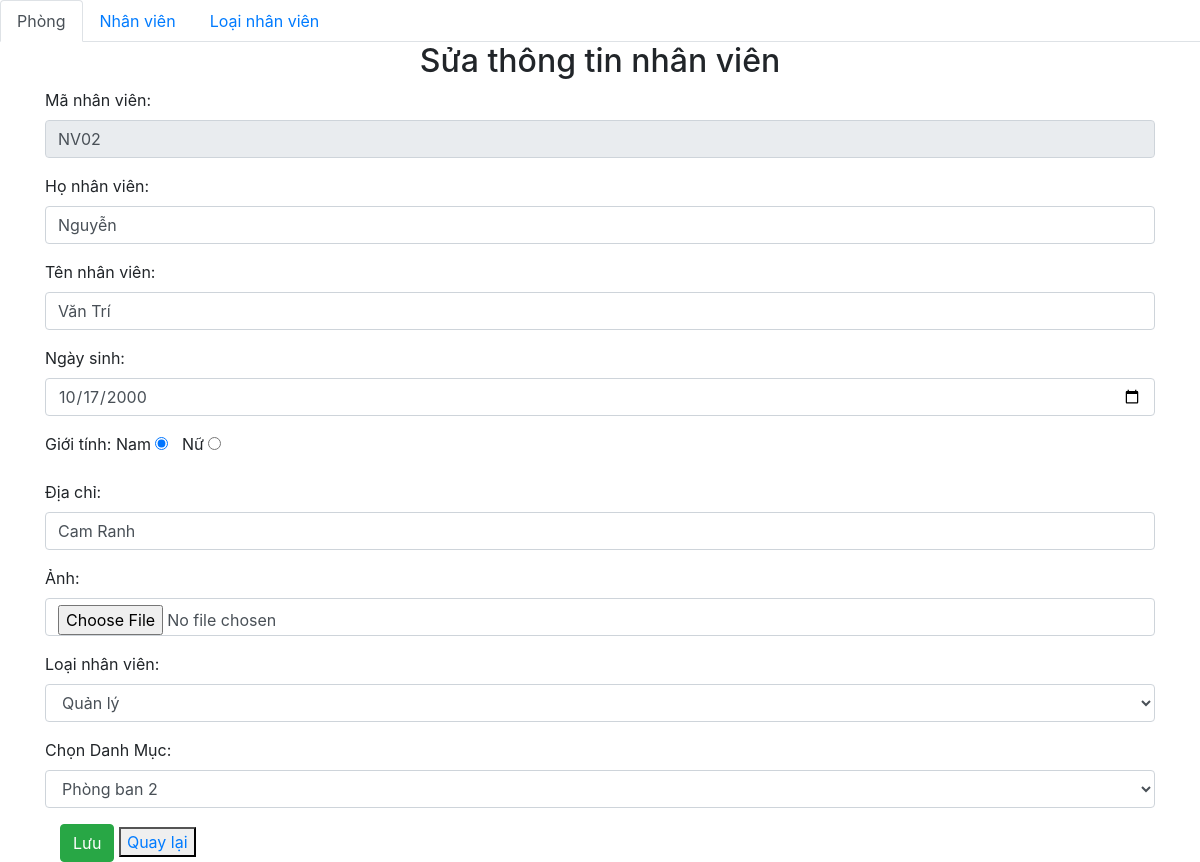
The page /nhanvien/edit.php?manv=NV02 on the database its author committed.
### tables this page shows
create table nhanvien (
	manv varchar(10) not null primary key,
    honv varchar(50) not null,
	tennv varchar(50) not null,	
	ngaysinh date not null,
    gioitinh tinyint not null,
	diachi varchar(50) not null,
	anh varchar(250) not null,
	maloai varchar(20) not null,
    maphong varchar(20) not null,
	constraint nv_lnv_fk foreign key (maloai) references loainv (maloai),
    constraint nv_mp_fk foreign key (maphong) references phongban (maphong)
	ON UPDATE CASCADE
	ON DELETE CASCADE
);

### db/connect.php (called while the page is built, shortened)
<?php
function executeResult($sql) {
	$con = mysqli_connect(DB_HOST, DB_USER, DB_PASSWORD, DB_NAME);
	$result = mysqli_query($con, $sql);
	$data   = [];
	if ($result != null){
		while ($row = mysqli_fetch_array($result, 1)) {
			$data[] = $row;
		}
	}
	return $data;
}

### nhanvien/edit.php (the view, shortened to what this page needs)
<?php
require_once('../db/connect.php');
?>
<!DOCTYPE html>
<html>
<head>
    <link rel="stylesheet" href="https://maxcdn.bootstrapcdn.com/bootstrap/4.4.1/css/bootstrap.min.css">
</head>
<body>
    <?php
    if (isset($_GET['manv'])) {
        $manv       = $_GET['manv'];
        $sql      = "select * from nhanvien where manv = '$manv'";
        $result = mysqli_query($connect, $sql);
        $row = null;
        if ($result != null) {
            $row    = mysqli_fetch_array($result, 1);
        }
        $honv = $row['honv'];
        $tennv = $row['tennv'];
        $ngaysinh = $row['ngaysinh'];
        $diachi = $row['diachi'];
        $ten_hinh = $row['anh'];
        $maloai = $row['maloai'];
        $maphong = $row['maphong'];
    }
    ?>
    <ul class="nav nav-tabs">
        <li class="nav-item">
            <a class="nav-link active" href="#">Phòng</a>
        </li>
        <li class="nav-item">
            <a class="nav-link" href="../nhanvien">Nhân viên</a>
        </li>
        <li class="nav-item">
            <a class="nav-link" href="../loainv">Loại nhân viên</a>
        </li>
    </ul>
    <div class="container">
        <div class="panel panel-primary">
            <div class="panel-heading">
                <h2 class="text-center">Sửa thông tin nhân viên</h2>
            </div>
            <div class="panel-body">
                <form action="" method="post" enctype="multipart/form-data">
                    <div class="form-group">
                        <label>Mã nhân viên:</label>
                        <input readonly type="text" class="form-control" name="manv" value="<?= $manv ?>">
                    </div>
                    <div class="form-group">
                        <label>Họ nhân viên:</label>
                        <input type="text" class="form-control" name="honv" value="<?= $honv ?>">
                    </div>
                    <div class="form-group">
                        <label>Tên nhân viên:</label>
                        <input type="text" class="form-control" name="tennv" value="<?= $tennv ?>">
                    </div>
                    <div class="form-group">
                        <label>Ngày sinh:</label>
                        <input type="date" class="form-control" name="ngaysinh" value="<?= $ngaysinh ?>">
                    </div>
                    <div class="form-group">
                        <label>Giới tính:</label>
                        Nam <input id="gioitinh" name="gioitinh" type="radio" value="1" <?php echo $row['gioitinh']  == 1 ? 'checked' : '' ?> /> &nbsp;
                        Nữ <input id="gioitinh" name="gioitinh" type="radio" value="0" <?php echo $row['gioitinh'] == 0 ? 'checked' : '' ?> />
                    </div>
                    <div class="form-group">
                        <label>Địa chỉ:</label>
                        <input type="text" class="form-control" name="diachi" value="<?= $diachi ?>">
                    </div>
                    <div class="form-group">
                        <label>Ảnh:</label>
                        <input type="file" class="form-control" name="anh" value="<?= $ten_hinh ?>">
                    </div>
                    <div class="form-group">
                        <label>Loại nhân viên:</label>
                        <select name="maloai" class="form-control">
                            <?php
                            $sql          = 'select * from loainv';
                            $categoryList = executeResult($sql);
                            foreach ($categoryList as $item) {
                                if ($item['maloai'] == $maloai) {
                                    $s = "selected";
                                } else {
                                    $s = "";
                                }
                                echo '<option ' . $s . ' value="' . $item['maloai'] . '" class = "form-control">' . $item['tentl'] . '</option>';
                            }
                            ?>
                        </select>
                    </div>
                    <div class="form-group">
                        <label for="price">Chọn Danh Mục:</label>
                        <select class="form-control" name="maphong">
                            <?php
                            $sql          = 'select * from phongban';
                            $categoryList = executeResult($sql);
                            foreach ($categoryList as $item) {
                                if ($item['maphong'] == $maphong) {
                                    echo '<option selected value="' . $item['maphong'] . '">' . $item['tenphong'] . '</option>';
                                } else {
                                    echo '<option value="' . $item['maphong'] . '">' . $item['tenphong'] . '</option>';
                                }
                            }
                            ?>
                        </select>
                    </div>
                    <div class="col-md-offset-2 col-md-6">
                        <button class="btn btn-success">Lưu</button>
                        <button class="comeback">
                            <a href="javascript:window.history.back(-1);">Quay lại</a>
                        </button>
                    </div>
                </form>
            </div>
        </div>
    </div>
</body>
</html>

### rows shown on the page
nhanvien: honv "Nguyễn", tennv "Văn Trí", ngaysinh "10/17/2000", gioitinh "☑", diachi "Cam Ranh"

### other values the page prints
form field maloai "Quản lý"
form field maphong "Phòng ban 2"
